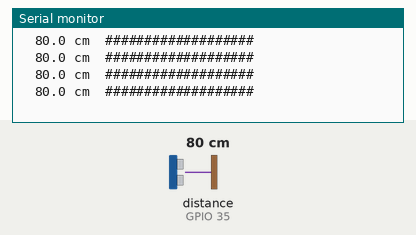
Recording of a sketch running on a simulated ESP32. Parts: the last lines printed to the serial monitor. Wiring (inferred from the names in the program): ultrasonic range finder: trigger GPIO 5; echo GPIO 35. Inputs (shaded band) come from the test bench; at power-on: distance to the obstacle (sensor on GPIO 35) 80 cm. The echo pulse lasts 58.3 µs per cm.

Above: at 1.2 s.
1.3 s: distance to the obstacle (sensor on GPIO 35) set to 2 cm
At 1.71 s:
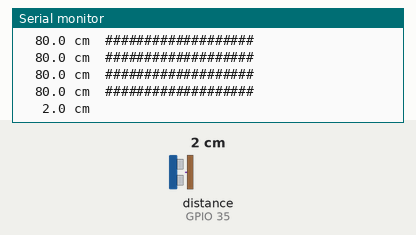
3.5 s: distance to the obstacle (sensor on GPIO 35) set to 4 cm
At 3.99 s:
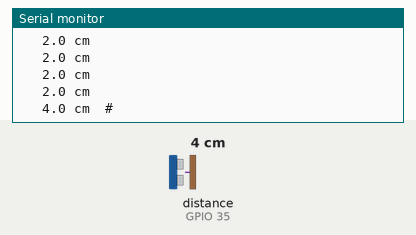
5.8 s: distance to the obstacle (sensor on GPIO 35) set to 9 cm
At 6.28 s:
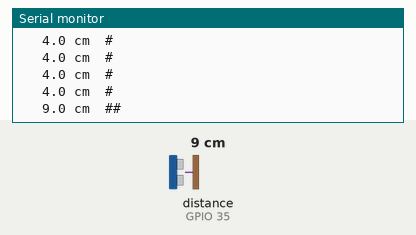
8.1 s: distance to the obstacle (sensor on GPIO 35) set to 18 cm
At 8.58 s:
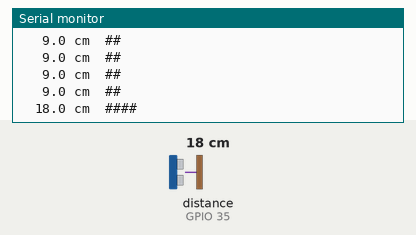
10.4 s: distance to the obstacle (sensor on GPIO 35) set to 35 cm
At 10.91 s:
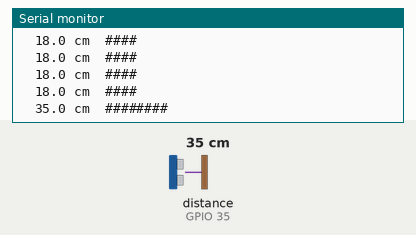
12.7 s: distance to the obstacle (sensor on GPIO 35) set to 60 cm
At 13.02 s:
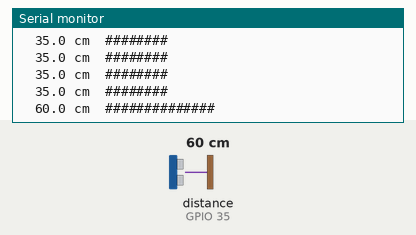

The sketch:

test_hcsr04.ino
```cpp
/*
  test_hcsr04.ino - ultrasonic distance sensor HC-SR04

  PIN MAP (identical in every test sketch)
    L298N  IN1=25 IN2=26 ENA=27 | IN3=32 IN4=33 ENB=18
    OLED   SDA=21 SCL=22
    INMP441 SCK=4 WS=19 SD=34 (L/R to GND) | MAX98357A BCLK=23 LRC=16 DIN=17
    Servo sensor=14, Servo screen=13 | HC-SR04 TRIG=5 ECHO=35 | PIR OUT=36 | Battery=39

  HOW TO TEST
    1. Wire: VCC->5V, GND->GND, TRIG->GPIO5.
       ECHO outputs 5V and the ESP32 tolerates only 3.3V, so ECHO must go through a voltage divider:
       ECHO --1k--+-- GPIO35      (and 2k from that junction to GND)
    2. Upload, open Serial Monitor at 115200.
    3. Put a flat board (or a book) in front of the sensor at 10, 20, 30 and 50 cm measured with a ruler.
       Expected: the printed value is within about 1 cm of the ruler.
    4. "no echo" printed all the time: check the divider, the 5V supply and TRIG/ECHO wires.
       Soft or angled surfaces (cloth, sponge) also give no echo: that is normal.
*/

#include <Arduino.h>

const int PIN_TRIG = 5;
const int PIN_ECHO = 35;                       // input-only pin, fine for ECHO
const unsigned long ECHO_TIMEOUT_US = 30000;   // 30 ms = about 5 m
const int SAMPLES = 5;                         // median of 5 readings (max 9)

// One reading in cm, or -1 when there is no echo.
float readOnceCm() {
  digitalWrite(PIN_TRIG, LOW);
  delayMicroseconds(4);
  digitalWrite(PIN_TRIG, HIGH);
  delayMicroseconds(10);
  digitalWrite(PIN_TRIG, LOW);
  unsigned long us = pulseIn(PIN_ECHO, HIGH, ECHO_TIMEOUT_US);
  if (us == 0) return -1.0f;
  return us * 0.0343f / 2.0f;
}

// Median of several readings. A timeout counts as "unknown", not as 0 cm.
float readMedianCm() {
  float v[9];
  int m = 0;
  for (int i = 0; i < SAMPLES; i++) {
    float r = readOnceCm();
    if (r > 0) v[m++] = r;
    delay(30);
  }
  if (m < SAMPLES / 2 + 1) return -1.0f;
  for (int i = 1; i < m; i++) {                // insertion sort
    float key = v[i];
    int j = i - 1;
    while (j >= 0 && v[j] > key) {
      v[j + 1] = v[j];
      j--;
    }
    v[j + 1] = key;
  }
  return v[m / 2];
}

void setup() {
  Serial.begin(115200);
  pinMode(PIN_TRIG, OUTPUT);
  pinMode(PIN_ECHO, INPUT);
  digitalWrite(PIN_TRIG, LOW);
  Serial.println("HC-SR04 test. Put a flat object in front of the sensor.");
}

void loop() {
  float d = readMedianCm();
  if (d < 0) {
    Serial.println("no echo (too far, closer than 2 cm, soft/angled surface, or wiring)");
  } else {
    int bar = min(50, (int)(d / 4));
    Serial.printf("%6.1f cm  ", d);
    for (int i = 0; i < bar; i++) Serial.print("#");
    Serial.println();
  }
  delay(100);
}
```

Measured:
- after the input at 1.3 s, the serial monitor: prints a new line after 0.23 s (image 1)
- after the input at 3.5 s, the serial monitor: prints a new line after 0.31 s (image 2)
- after the input at 5.8 s, the serial monitor: prints a new line after 0.30 s (image 3)
- after the input at 8.1 s, the serial monitor: prints a new line after 0.29 s (image 4)
- after the input at 10.4 s, the serial monitor: prints a new line after 0.32 s (image 5)
- after the input at 12.7 s, the serial monitor: prints a new line after 0.13 s (image 6)
